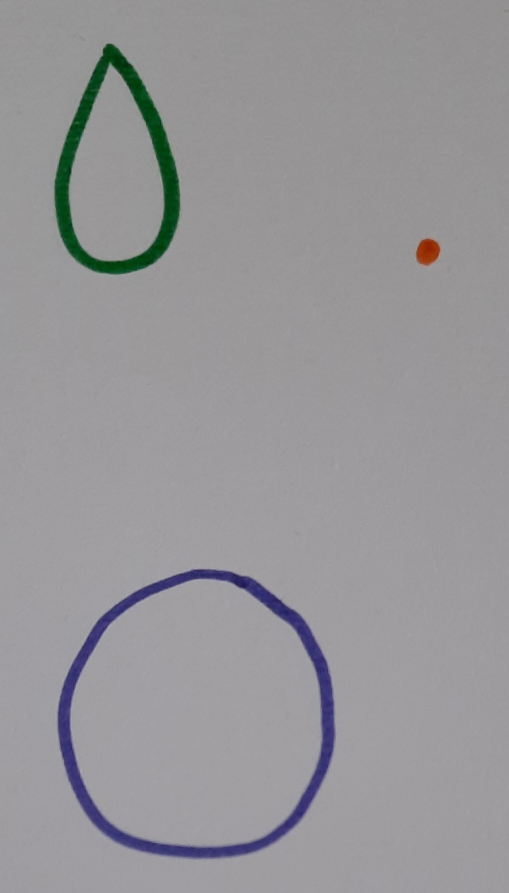
#> input picture tests/inputs/colors.jpg, 1018 x 1786 px (shown at 1/2 size)
$ python -i contour_detector.py   (imports and definitions only)
#> lines starting #> are read from the running program, lines starting #| are printed output that depends on the picture
import cv2
import numpy as np
from typing import Tuple, Optional, Dict
from .contour_closure_service import ContourClosureService


class ContourDetector:
    """
    Detects and extracts contours from bitmap images using multiple thresholding strategies.
    This class is responsible for the initial image processing and contour detection phase,
    converting raster images into vectorizable shapes.
    """

    def __init__(self):
        """Initialize the contour detector with closure service."""
        self.closure_service = ContourClosureService()

    def detect(self, image_data: Dict) -> Tuple[Optional[tuple], Optional[np.ndarray]]:
        """
        Detects all contours in the provided image data using a multi-method thresholding approach.

        Args:
            image_data: Dictionary containing 'image_array' with the image data

        Returns:
            Tuple containing:
            - Tuple of detected contours (or None if image loading fails)
            - Contour hierarchy information as numpy array (or None if no contours detected)
        """
        print(f"🔍 Detecting contours in image data...")

        # Extract image array from the data dictionary
        img = image_data.get('image_array')
        if img is None:
            print(f"❌ No image array found in image data")
            return None, None

        height, width = img.shape[:2]
        print(f"📐 Image size: {width}x{height}")

        # Convert to grayscale as contour detection operates on single channel
        gray = cv2.cvtColor(img, cv2.COLOR_BGR2GRAY)

        # Apply multiple thresholding methods for robustness
        binary1 = cv2.adaptiveThreshold(gray, 255, cv2.ADAPTIVE_THRESH_GAUSSIAN_C,
                                    cv2.THRESH_BINARY_INV, 15, 5)

        _, binary2 = cv2.threshold(gray, 0, 255, cv2.THRESH_BINARY_INV + cv2.THRESH_OTSU)

        # Combine results from both methods to capture all potential contours
        combined = cv2.bitwise_or(binary1, binary2)

        # Apply morphological operations to clean up noise and connect broken segments
        kernel = np.ones((3,3), np.uint8)
        cleaned = cv2.morphologyEx(combined, cv2.MORPH_CLOSE, kernel, iterations=2)
        cleaned = cv2.morphologyEx(cleaned, cv2.MORPH_OPEN, kernel, iterations=1)

        # Extract contours with hierarchy to preserve parent-child relationships
        contours, hierarchy = cv2.findContours(cleaned, cv2.RETR_TREE, cv2.CHAIN_APPROX_TC89_KCOS)

        # Ensure all contours are closed
        closed_contours = []
        for i, contour in enumerate(contours):
            # Use the closure service to guarantee this contour is closed
            closed_contour = self.closure_service.ensure_closure(contour)
            closed_contours.append(closed_contour)

            # Debug information about closure status
            original_length = len(contour)
            closed_length = len(closed_contour)
            is_closed = self.closure_service.is_closed(closed_contour)
            closure_gap = self.closure_service.calculate_closure_gap(contour)

            closure_status = "🔒 CLOSED" if is_closed else "🔓 OPEN"
            if closed_length > original_length:
                closure_status += " (forced)"

            print(f"  {closure_status} Contour {i+1}: {original_length} → {closed_length} points, gap: {closure_gap:.1f}px")

        print(f"✅ Found {len(closed_contours)} total contours (all ensured closed)")
        return tuple(closed_contours), hierarchy

>>> import cv2
>>> picture = cv2.imread('../../../../tests/inputs/colors.jpg', cv2.IMREAD_GRAYSCALE)
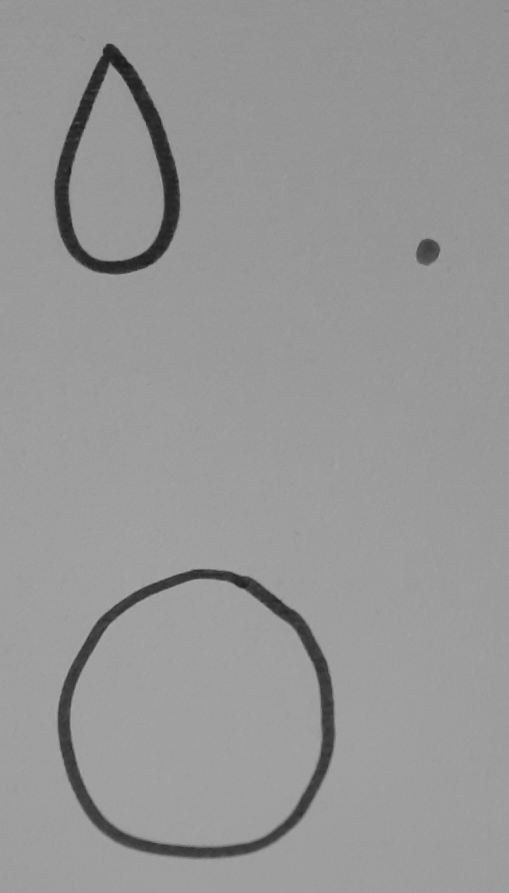
#> picture: shape (1786, 1018) (shown at 1/2 size); min 24, max 172, mean 150.6
#> (the run stopped early here; a loop or call above may not have finished)
